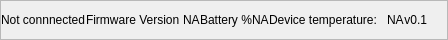
           <widget class="QFrame" name="main_footer">
            <property name="minimumSize">
             <size>
              <width>0</width>
              <height>40</height>
             </size>
            </property>
            <property name="maximumSize">
             <size>
              <width>16777215</width>
              <height>40</height>
             </size>
            </property>
            <property name="styleSheet">
             <string notr="true"/>
            </property>
            <property name="frameShape">
             <enum>QFrame::StyledPanel</enum>
            </property>
            <property name="frameShadow">
             <enum>QFrame::Raised</enum>
            </property>
            <layout class="QHBoxLayout" name="horizontalLayout_28">
             <property name="spacing">
              <number>0</number>
             </property>
             <property name="leftMargin">
              <number>0</number>
             </property>
             <property name="topMargin">
              <number>0</number>
             </property>
             <property name="rightMargin">
              <number>0</number>
             </property>
             <property name="bottomMargin">
              <number>0</number>
             </property>
             <item>
              <widget class="QLabel" name="ft_label_device_3">
               <property name="styleSheet">
                <string notr="true"/>
               </property>
               <property name="text">
                <string>Not connnected</string>
               </property>
              </widget>
             </item>
             <item>
              <layout class="QHBoxLayout" name="horizontalLayout_25">
               <item>
                <widget class="QLabel" name="ft_label_firmware">
                 <property name="styleSheet">
                  <string notr="true"/>
                 </property>
                 <property name="text">
                  <string>Firmware Version </string>
                 </property>
                </widget>
               </item>
               <item>
                <widget class="QLabel" name="ft_label_firmware_value">
                 <property name="text">
                  <string>NA</string>
                 </property>
                </widget>
               </item>
              </layout>
             </item>
             <item>
              <layout class="QHBoxLayout" name="horizontalLayout_26">
               <property name="spacing">
                <number>0</number>
               </property>
               <item alignment="Qt::AlignHCenter">
                <widget class="QLabel" name="ft_label_battery">
                 <property name="styleSheet">
                  <string notr="true"/>
                 </property>
                 <property name="text">
                  <string>Battery %</string>
                 </property>
                </widget>
               </item>
               <item>
                <widget class="QLabel" name="ft_label_battery_value">
                 <property name="styleSheet">
                  <string notr="true"/>
                 </property>
                 <property name="text">
                  <string>NA</string>
                 </property>
                </widget>
               </item>
              </layout>
             </item>
             <item>
              <layout class="QHBoxLayout" name="horizontalLayout_27">
               <property name="spacing">
                <number>10</number>
               </property>
               <item>
                <widget class="QLabel" name="ft_label_temp">
                 <property name="styleSheet">
                  <string notr="true"/>
                 </property>
                 <property name="text">
                  <string>Device temperature:</string>
                 </property>
                </widget>
               </item>
               <item>
                <widget class="QLabel" name="ft_label_temp_value">
                 <property name="text">
                  <string>NA</string>
                 </property>
                </widget>
               </item>
              </layout>
             </item>
             <item>
              <widget class="QLabel" name="ft_label_version">
               <property name="styleSheet">
                <string notr="true"/>
               </property>
               <property name="text">
                <string>v0.1</string>
               </property>
               <property name="alignment">
                <set>Qt::AlignRight|Qt::AlignTrailing|Qt::AlignVCenter</set>
               </property>
              </widget>
             </item>
             <item alignment="Qt::AlignBottom">
              <widget class="QFrame" name="frame_size_grip">
               <property name="minimumSize">
                <size>
                 <width>20</width>
                 <height>20</height>
                </size>
               </property>
               <property name="maximumSize">
                <size>
                 <width>20</width>
                 <height>20</height>
                </size>
               </property>
               <property name="cursor">
                <cursorShape>SizeFDiagCursor</cursorShape>
               </property>
               <property name="frameShape">
                <enum>QFrame::NoFrame</enum>
               </property>
               <property name="frameShadow">
                <enum>QFrame::Raised</enum>
               </property>
              </widget>
             </item>
            </layout>
           </widget>
